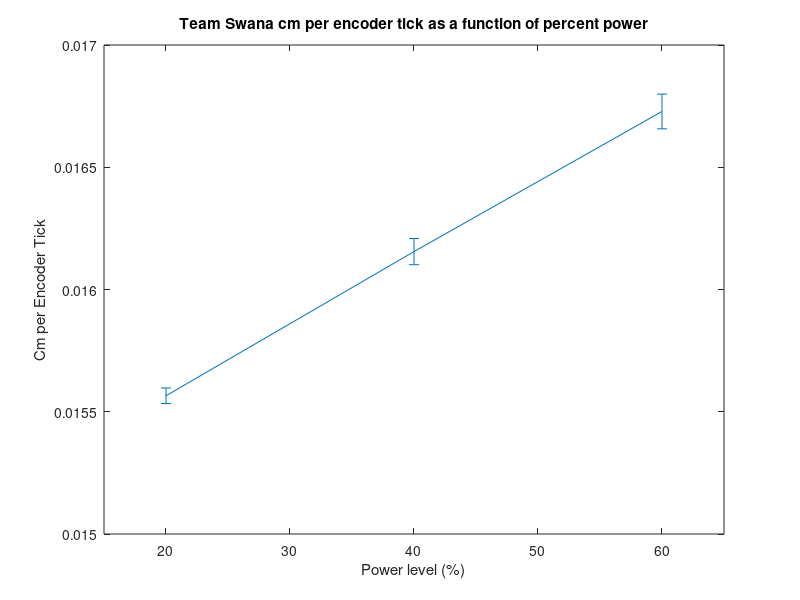

Reproduce this figure in MATLAB.
%% Analysis for tick rates at powers of 20, 40, 60
format long;

% 20%
P20 = [468 468 467.7 470.9 468.6];
T20 = [30102 30143 30061 30188 30045];

tpcm20 = mean(T20)/mean(P20); % ticks per centimeter
cmpt20 = mean(P20)/mean(T20); % centimeters per tick


% 40%
P40 = [491 489 487 488 490]; % T1 not had ticks 490
T40 = [30263 30215 30237 30191 30440];

tpcm40 = mean(T40)/mean(P40); % ticks per centimeter
cmpt40 = mean(P40)/mean(T40); % centimeters per tick


% 60%
P60 = [505.5 516.5 502 505 506];
T60 = [30161 30675 30084 30300 30321];


err = [std(P20./T20) ,std(P40./T40), std(P60./T60)]
tpcm60 = mean(T60)/mean(P60); % ticks per centimeter
cmpt60 = mean(P60)/mean(T60); % centimeters per tick

powers = [20,40,60];
cmpt = [cmpt20 cmpt40 cmpt60];


errorbar(powers, cmpt, err)
axis([15,65,0.015,0.017])
title('Team Swana cm per encoder tick as a function of percent power')
xlabel('Power level (%)')
ylabel('Cm per Encoder Tick')